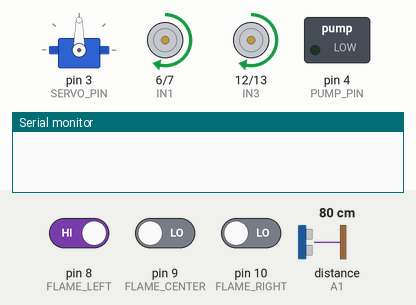
Simulated run of this sketch. Board: Arduino Uno, built with avr-gcc and run on an emulated ATmega328P. Parts: servo, motor-driver pin pairs drawn as motors (green arrow = first pin HIGH = forward, orange = second pin HIGH = backward, longer = more drive, scaled by the enable pin), switched loads named in the sketch (green lamp = pin HIGH), the last lines printed to the serial monitor. Wiring (inferred from the names in the program): ultrasonic range finder: trigger A0; echo A1. Inputs (shaded band) come from the test bench; at power-on: distance to the obstacle (sensor on A1) 80 cm, pin 8 (FLAME_LEFT) HIGH, pin 9 (FLAME_CENTER) LOW, pin 10 (FLAME_RIGHT) LOW. The echo pulse lasts 58.3 µs per cm; pins used as bus, display or sensor lines are not drawn.

Above: at 1.2 s.
1.3 s: distance to the obstacle (sensor on A1) set to 45 cm
2.8 s: distance to the obstacle (sensor on A1) set to 38 cm
At 3.3 s:
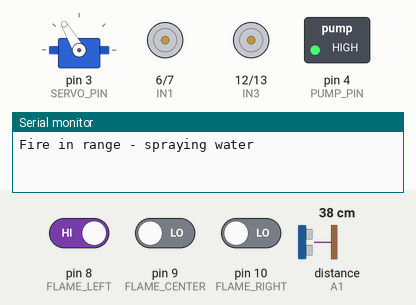
At 11.2 s:
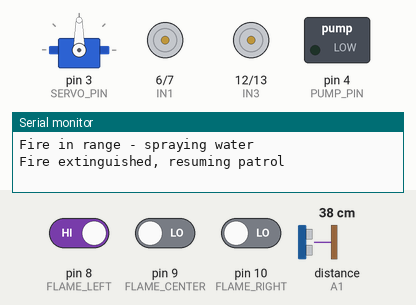
Timing chart, 0 to 11.8 s (numbered marks = the images above; inputs shaded):
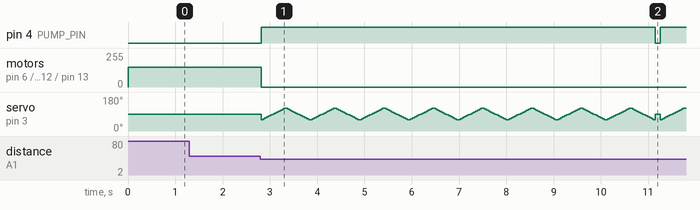

Measured:
- the behaviour switches between 42 and 41 cm on distance to the obstacle (sensor on A1) (found by bisection; images 0 and 1)
- after the input at 1.3 s, every drawn part: stays the same

The sketch:

fire_fighting_robot.ino
```cpp
/*
  ARDUINO FIRE FIGHTING ROBOT
  ---------------------------
  Components (as per project report):
    - 3x IR Flame sensors (Left, Center, Right)
    - L293D Motor Driver -> 2x DC Motors (differential drive)
    - Servo motor -> water nozzle aiming
    - DC water pump (switched via transistor/relay on PUMP_PIN)
    - HC-SR04 Ultrasonic sensor -> obstacle detection

  Behavior:
    - Continuously scans 3 flame sensors.
    - Turns/moves toward the direction with fire.
    - Stops and sprays water once close enough to the flame.
    - Avoids obstacles using the ultrasonic sensor while searching.
*/

#include <Servo.h>

// ===== FLAME SENSORS (digital: LOW/0 = fire detected, adjust if using analog) =====
#define FLAME_LEFT   8
#define FLAME_CENTER 9
#define FLAME_RIGHT  10

// ===== L293D MOTOR DRIVER PINS =====
#define ENA 5   // Left motor speed (PWM)
#define IN1 6
#define IN2 7
#define ENB 11  // Right motor speed (PWM)
#define IN3 12
#define IN4 13

#define MOTOR_SPEED 150   // 0-255

// ===== SERVO (water nozzle) =====
#define SERVO_PIN 3
Servo nozzleServo;

// ===== WATER PUMP =====
#define PUMP_PIN 4

// ===== ULTRASONIC SENSOR (obstacle detection) =====
#define TRIG_PIN A0
#define ECHO_PIN A1
#define OBSTACLE_DISTANCE 15   // cm

// ===== FIRE SUPPRESSION SETTINGS =====
#define FIRE_RANGE_CM   40     // start spraying once this close
#define SPRAY_DURATION  8000   // ms (5-10 sec per report)

void setup() {
  Serial.begin(9600);

  pinMode(FLAME_LEFT, INPUT);
  pinMode(FLAME_CENTER, INPUT);
  pinMode(FLAME_RIGHT, INPUT);

  pinMode(ENA, OUTPUT); pinMode(IN1, OUTPUT); pinMode(IN2, OUTPUT);
  pinMode(ENB, OUTPUT); pinMode(IN3, OUTPUT); pinMode(IN4, OUTPUT);

  pinMode(PUMP_PIN, OUTPUT);
  digitalWrite(PUMP_PIN, LOW);

  pinMode(TRIG_PIN, OUTPUT);
  pinMode(ECHO_PIN, INPUT);

  nozzleServo.attach(SERVO_PIN);
  nozzleServo.write(90); // center position

  stopMotors();
}

// ---------- Motor control ----------
void moveForward() {
  digitalWrite(IN1, HIGH); digitalWrite(IN2, LOW);
  digitalWrite(IN3, HIGH); digitalWrite(IN4, LOW);
  analogWrite(ENA, MOTOR_SPEED);
  analogWrite(ENB, MOTOR_SPEED);
}

void turnLeft() {
  digitalWrite(IN1, LOW);  digitalWrite(IN2, HIGH);
  digitalWrite(IN3, HIGH); digitalWrite(IN4, LOW);
  analogWrite(ENA, MOTOR_SPEED);
  analogWrite(ENB, MOTOR_SPEED);
}

void turnRight() {
  digitalWrite(IN1, HIGH); digitalWrite(IN2, LOW);
  digitalWrite(IN3, LOW);  digitalWrite(IN4, HIGH);
  analogWrite(ENA, MOTOR_SPEED);
  analogWrite(ENB, MOTOR_SPEED);
}

void stopMotors() {
  digitalWrite(IN1, LOW); digitalWrite(IN2, LOW);
  digitalWrite(IN3, LOW); digitalWrite(IN4, LOW);
  analogWrite(ENA, 0);
  analogWrite(ENB, 0);
}

// ---------- Ultrasonic ----------
int getDistanceCM() {
  digitalWrite(TRIG_PIN, LOW);
  delayMicroseconds(2);
  digitalWrite(TRIG_PIN, HIGH);
  delayMicroseconds(10);
  digitalWrite(TRIG_PIN, LOW);

  long duration = pulseIn(ECHO_PIN, HIGH, 30000);
  int distance = duration * 0.034 / 2;
  if (distance <= 0 || distance > 400) distance = 400;
  return distance;
}

// ---------- Fire suppression ----------
void extinguishFire() {
  stopMotors();
  Serial.println("Fire in range - spraying water");

  // sweep nozzle while spraying for wider coverage
  digitalWrite(PUMP_PIN, HIGH);
  unsigned long start = millis();
  while (millis() - start < SPRAY_DURATION) {
    for (int pos = 60; pos <= 120; pos += 5) {
      nozzleServo.write(pos);
      delay(40);
    }
    for (int pos = 120; pos >= 60; pos -= 5) {
      nozzleServo.write(pos);
      delay(40);
    }
  }
  digitalWrite(PUMP_PIN, LOW);
  nozzleServo.write(90);
  Serial.println("Fire extinguished, resuming patrol");
}

void loop() {
  bool leftFire   = (digitalRead(FLAME_LEFT)   == LOW);
  bool centerFire = (digitalRead(FLAME_CENTER) == LOW);
  bool rightFire  = (digitalRead(FLAME_RIGHT)  == LOW);

  if (!leftFire && !centerFire && !rightFire) {
    // No fire detected -> patrol forward, avoid obstacles
    int distance = getDistanceCM();
    if (distance < OBSTACLE_DISTANCE) {
      stopMotors();
      turnRight();
      delay(400);
    } else {
      moveForward();
    }
    return;
  }

  // Fire detected: steer toward it
  if (centerFire) {
    int distance = getDistanceCM();
    if (distance <= FIRE_RANGE_CM) {
      extinguishFire();
    } else {
      moveForward();
    }
  } else if (leftFire) {
    turnLeft();
    delay(200);
  } else if (rightFire) {
    turnRight();
    delay(200);
  }

  delay(100);
}
```
